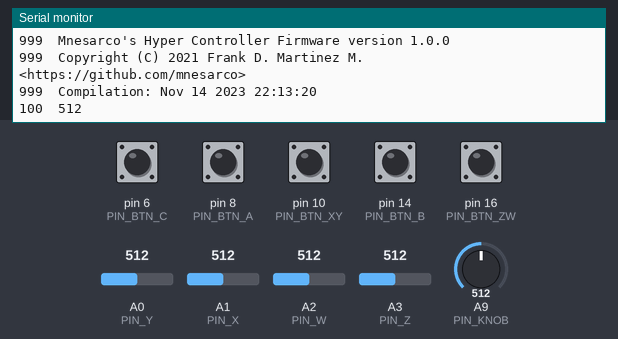
Bench run of a sketch on a simulated Arduino Mega 2560, built with avr-gcc and run on an emulated ATmega2560. Parts: the last lines printed to the serial monitor. The test bench sets the inputs (shaded band); at power-on: pin 6 (PIN_BTN_C), pin 8 (PIN_BTN_A), pin 10 (PIN_BTN_XY), pin 14 (PIN_BTN_B), pin 16 (PIN_BTN_ZW) HIGH, A0 (PIN_Y) = 512, A1 (PIN_X) = 512, A2 (PIN_W) = 512, A3 (PIN_Z) = 512, A9 (PIN_KNOB) = 512.

Above: at 2.2 s.
2.3 s: A0 (PIN_Y) set to 716
At 2.9 s:
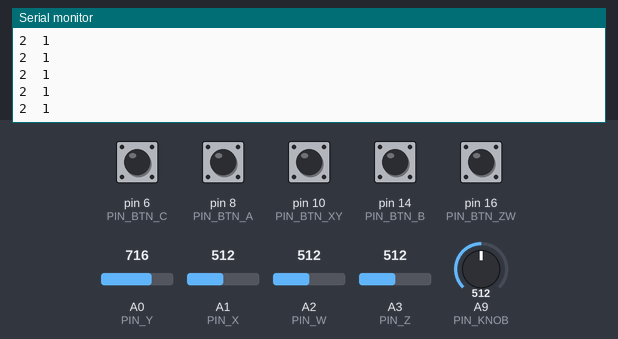
3.8 s: A1 (PIN_X) set to 716
At 4.9 s:
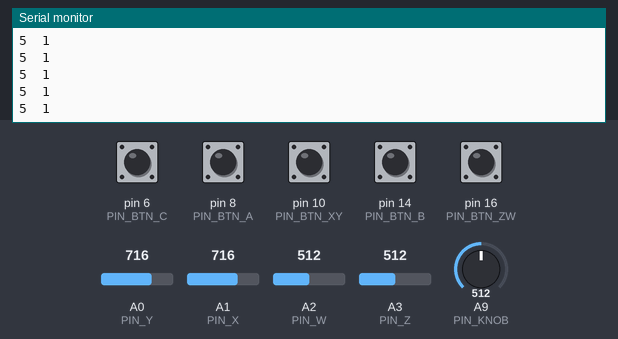
5.3 s: A2 (PIN_W) set to 716
At 6.1 s:
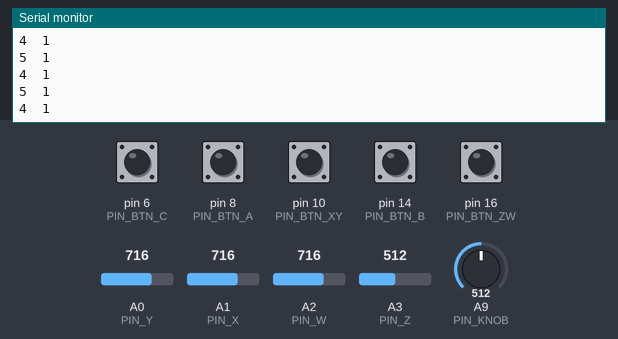
6.8 s: A3 (PIN_Z) set to 716
At 7.7 s:
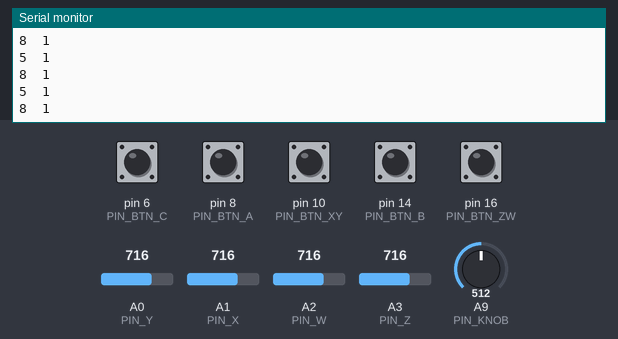
8.3 s: A9 (PIN_KNOB) set to 716
9.8 s: pin 6 (PIN_BTN_C) pulled LOW for 0.15 s
Timing chart, 0 to 12.4 s (numbered marks = the images above; inputs shaded):
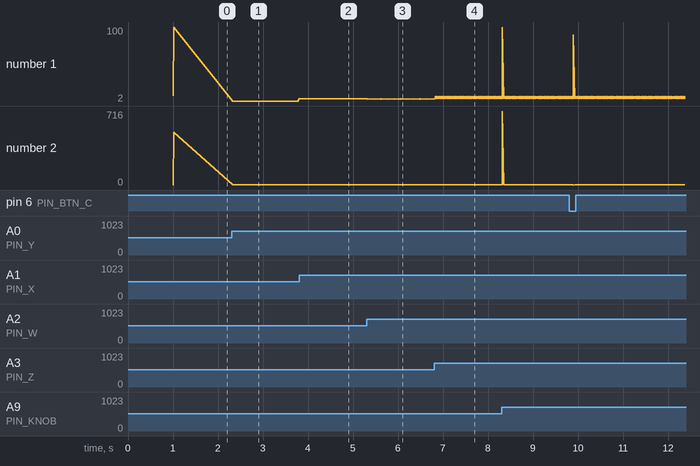

The sketch:

HyperController.ino
```cpp
// (licence header left out)
#include "config.hpp"
#include "button.hpp"
#include "serial.hpp"
#include "joystick.hpp"
#include "knob.hpp"
#include "command.hpp"

// +--------------------------------------------------------------------------+
// | Global state                                                             |
// +--------------------------------------------------------------------------+

// Buttons
Button<PIN_BTN_XY, EVENT_BUTTON_XY_CLICK, EVENT_BUTTON_XY_LONG_PRESS> button_xy;
Button<PIN_BTN_ZW, EVENT_BUTTON_ZW_CLICK, EVENT_BUTTON_ZW_LONG_PRESS> button_zw;
Button<PIN_BTN_A,  EVENT_BUTTON_A_CLICK,  EVENT_BUTTON_A_LONG_PRESS>  button_a;
Button<PIN_BTN_B,  EVENT_BUTTON_B_CLICK,  EVENT_BUTTON_B_LONG_PRESS>  button_b;
Button<PIN_BTN_C,  EVENT_BUTTON_C_CLICK,  EVENT_BUTTON_C_LONG_PRESS>  button_c;

// Joysticks
Joystick<PIN_X, PIN_Y, EVENT_X, EVENT_Y, EVENT_RX, EVENT_RY, EVENT_XY0, JOYSTICK_THRESHOLD, SENSITIVITY> jxy;
Joystick<PIN_W, PIN_Z, EVENT_W, EVENT_Z, EVENT_RW, EVENT_RZ, EVENT_ZW0, JOYSTICK_THRESHOLD, SENSITIVITY> jzw;

// Knobs
Knob<PIN_KNOB, EVENT_KNOB, KNOB_THRESHOLD> knob;

// setup completion
bool ready = false;


// +--------------------------------------------------------------------------+
// | Commands                                                                 |
// |   functions that respond to command codes received by usb                |
// +--------------------------------------------------------------------------+

void cmd_print_info()
{
  send(EVENT_COMMENT, F(FIRMWARE_NAME " version " FIRMWARE_VERSION));
  send(EVENT_COMMENT, F(FIRMWARE_COPYRIGHT));
  send(EVENT_COMMENT, F("Compilation: " __DATE__ " " __TIME__));
};

void cmd_recalibrate()
{
  knob.calibrate();
  jxy.calibrate();
  jzw.calibrate();
  send(EVENT_COMMENT, F("Recalibration completed"));
};


// +==========================================================================+
// || Arduino::Setup                                                         ||
// +==========================================================================+

void setup()
{

  // Serial port
  serial_init();

  // Controls
  jxy.init();
  jzw.init();
  knob.init();
  button_xy.init();
  button_zw.init();
  button_a.init();
  button_b.init();
  button_c.init();

  cmd_print_info();
  ready = true;

}


// +==========================================================================+
// || Arduino::Loop                                                          ||
// +==========================================================================+

void loop()
{

  // wait for setup completion
  if (!ready) {
    return;
  }

  // Currrent time
  unsigned long time = millis();

  // Process serial inputs
  process_commands {
    command(CMD_FIRMWARE_INFO, cmd_print_info);
    command(CMD_CALIBRATE, cmd_recalibrate);
  }

  // Process serial outputs
  jxy.process();
  jzw.process();
  knob.process();
  button_xy.process(time);
  button_zw.process(time);
  button_a.process(time);
  button_b.process(time);
  button_c.process(time);

  // Show version info if requested by hardware
  if (button_xy.long_pressed && button_zw.long_pressed)
  {
    cmd_print_info();
  }

  // Slowdown
  delay(SLOWDOWN);

}
```

button.hpp
```cpp
// (licence header left out)
#ifndef MNESARCO_3DM_BUTTON_H
#define MNESARCO_3DM_BUTTON_H

#include "serial.hpp"

// +--------------------------------------------------------------------------+
// | Push button abstraction                                                  |
// +--------------------------------------------------------------------------+

template<int _PIN, int _EVENT_CLICK, int _EVENT_LONG_PRESS>
class Button
{
  private:
    unsigned long press_time = 0;
    unsigned int click_time = 0;
    inline bool read() {
      return !digitalRead(_PIN);
    }

  public:
    bool pressed = false;
    bool long_pressed = false;
    bool click = false;


  bool read(unsigned long time)
  {
    bool value = read();
    if (value && !pressed)
    {
      press_time = time;
      click_time = time;
      pressed = true;
    }
    else if (!value && pressed)
    {
      pressed = false;
      click = false;
      long_pressed = false;
    }
    if (pressed)
    {
      if (time - press_time > BUTTON_LONG_PRESS_TIME)
      {
        long_pressed = true;
        press_time = time;
      }
      else {
        long_pressed = false;
      }
      if (time - click_time > BUTTON_CLICK_TIME)
      {
        click = true;
        click_time = time;
      }
      else {
        click = false;
      }
    }
    else {
      long_pressed = false;
      click = false;
    }
    return pressed;
  }

  void init()
  {
    pinMode(_PIN, INPUT_PULLUP);
  }

  void process(unsigned int time)
  {
    read(time);
    if (click)
    {
      send(_EVENT_CLICK, 0);
    }
    if (long_pressed)
    {
      send(_EVENT_LONG_PRESS, 0);
    }
  }

};

#endif
```

command.hpp
```cpp
// (licence header left out)
#ifndef MNESARCO_COMMAND_H
#define MNESARCO_COMMAND_H

/**
* Syntactic sugar for command management
* <pre>
* process_commands {
*     command(CMD_ID_X, cmd_funtion_a);
*     command(CMD_ID_Y, cmd_funtion_b);
*     command(CMD_ID_Z, cmd_funtion_c);
* }
* </pre>
*/
#define process_commands int _cmdid_1q2w3e4r = read_command_id(); if (_cmdid_1q2w3e4r)
#define command(CMD_ID, CMD) if (CMD_ID == _cmdid_1q2w3e4r) CMD()

#endif
```

joystick.hpp
```cpp
// (licence header left out)
#ifndef MNESARCO_JOYSTICK_H
#define MNESARCO_JOYSTICK_H

#include "serial.hpp"

template<int _PIN_X, int _PIN_Y, int _EVENT_X, int _EVENT_Y, int _EVENT_RX, int _EVENT_RY, int _EVENT_XY0, int _THRESSHOLD, int _SENSITIVITY>
struct Joystick
{
    int offset = 0;
    int X0 = 0;
    int Y0 = 0;
    bool moved = false;

    inline void init()
    {
        pinMode(_PIN_X, INPUT);
        pinMode(_PIN_Y, INPUT);
        calibrate();
    }

    void calibrate()
    {
        X0 = analogRead(_PIN_X);
        Y0 = analogRead(_PIN_Y);
        send(_EVENT_XY0, 0);
    }

    inline int filter(int value)
    {
        if (value > _THRESSHOLD)
        {
            return value - _THRESSHOLD;
        }
        else if (value < -_THRESSHOLD)
        {
            return value + _THRESSHOLD;
        }
        return 0;
    }

    inline void send(int event, int value)
    {
        ::send(event, value / _SENSITIVITY);
    }

    inline void process()
    {
        int x = filter(analogRead(_PIN_X) - X0);
        int y = filter(analogRead(_PIN_Y) - Y0);

        // Rotations

        if (x > 0 && y > 0)
        {
            send(_EVENT_RX, x);
        }
        else if (x > 0 && y < 0)
        {
            send(_EVENT_RY, x);
        }
        else if (x < 0 && y > 0)
        {
            send(_EVENT_RY, x);
        }
        else if (x < 0 && y < 0)
        {
            send(_EVENT_RX, x);
        }

        // Translations

        else if (x != 0)
        {
            send(_EVENT_X, x);
        }
        else if (y != 0)
        {
            send(_EVENT_Y, y);
        }

        // Neutral

        if (x == 0 && y == 0)
        {
            if (moved)
            {
                send(_EVENT_XY0, 0);
                moved = false;
            }
        }
        else
        {
            moved = true;
        }

    }

};

#endif
```

knob.hpp
```cpp
// (licence header left out)
#ifndef MNESARCO_KNOB_H
#define MNESARCO_KNOB_H

#include "serial.hpp"

template<int _PIN, int _EVENT, int _THRESHOLD>
struct Knob
{
    int value = -1024;
    int offset = 0;

    void init()
    {
        pinMode(_PIN, INPUT);
    }

    void process()
    {
        int read = analogRead(_PIN) - offset;
        int diff = value - read;
        if (diff > _THRESHOLD || diff < - _THRESHOLD)
        {
            value = read;
            send(_EVENT, value);
        }
    }

    void calibrate()
    {
        offset = analogRead(_PIN);
        send(_EVENT, 0);
    }

};


#endif
```

serial.hpp
```cpp
// (licence header left out)
#ifndef MNESARCO_3DM_SERIAL_H
#define MNESARCO_3DM_SERIAL_H

// +--------------------------------------------------------------------------+
// | Serial communitation functions                                           |
// +--------------------------------------------------------------------------+

// usb setup
void serial_init()
{
  Serial.begin(BAUD_RATE);
  while (!Serial) {
    ; // wait for serial port to connect. Needed for native USB
  }
  delay(1000);
}

// Read integer command id from usb
int read_command_id()
{
  if (Serial.available() > 0) {
    return Serial.parseInt();
  }
  return 0;
}

// Send events by usb
// Poor man's "Template argument deduction" not available in arduino.
#define PRINT_CODE Serial.print(event); Serial.print('\t'); Serial.println(value);
void send(int event, int value)                         { PRINT_CODE }
void send(int event, float value)                       { PRINT_CODE }
void send(int event, const __FlashStringHelper* value)  { PRINT_CODE }
void send(int event, const char* value)                 { PRINT_CODE }
#undef PRINT_CODE

#endif
```

config.hpp
```cpp
// (licence header left out)
#ifndef MNESARCO_3DM_CONFIG_H
#define MNESARCO_3DM_CONFIG_H

// +----------------------------------------------------------+
// | Firmware Identification                                  |
// +----------------------------------------------------------+

#define FIRMWARE_NAME       "Mnesarco's Hyper Controller Firmware"
#define FIRMWARE_VERSION    "1.0.0"
#define FIRMWARE_COPYRIGHT  "Copyright (C) 2021 Frank D. Martinez M. <https://github.com/mnesarco>"
#define FIRMWARE_LICENSE    "GPLv3 <https://www.gnu.org/licenses/gpl-3.0.en.html>"


// +----------------------------------------------------------+
// | Hardware Pinouts                                         |
// +----------------------------------------------------------+

#define PIN_X       A1 // |
#define PIN_Y       A0 // | <---- XY Joystick
#define PIN_BTN_XY  10 // |

#define PIN_Z       A3 // |
#define PIN_W       A2 // | <---- ZW Joystick
#define PIN_BTN_ZW  16 // |

#define PIN_KNOB    A9 // | <---- Potentiometer

#define PIN_BTN_A    8 // |
#define PIN_BTN_B   14 // | <---- Push buttons
#define PIN_BTN_C    6 // |


// +----------------------------------------------------------+
// | Calibration parameters                                   |
// +----------------------------------------------------------+

#define BUTTON_LONG_PRESS_TIME  500  // Pressed milliseconds to trigger Long Press event
#define BUTTON_CLICK_TIME        80  // Pressed milliseconds to trigger Click event
#define SENSITIVITY             100  // Higher sensitivity value = slower mouse, should be <= about 500
#define SLOWDOWN                 30  // Main loop slowdown (ms)
#define JOYSTICK_THRESHOLD        5  // To avoid oscillations near to center
#define KNOB_THRESHOLD            5  // To avoid oscillations


// +----------------------------------------------------------+
// | Event codes (sent through usb)                           |
// +----------------------------------------------------------+

#define EVENT_X                       1 // |
#define EVENT_Y                       2 // | <--- Orthogonal Axes events
#define EVENT_Z                       3 // |      (translational axes)
#define EVENT_W                       4 // |

#define EVENT_RX                      5 // |
#define EVENT_RY                      6 // | <--- 45 deg Axes events
#define EVENT_RZ                      7 // |      (rotational axes)
#define EVENT_RW                      8 // |

#define EVENT_XY0                     9 // | <--- Joystick center events
#define EVENT_ZW0                    10 // |

#define EVENT_BUTTON_XY_CLICK        50 // | <--- XY Joystick push button events
#define EVENT_BUTTON_XY_LONG_PRESS   51 // |

#define EVENT_BUTTON_ZW_CLICK        60 // | <--- ZW Joystick push button events
#define EVENT_BUTTON_ZW_LONG_PRESS   61 // |

#define EVENT_BUTTON_A_CLICK         70 // |
#define EVENT_BUTTON_A_LONG_PRESS    71 // |
                                        // |
#define EVENT_BUTTON_B_CLICK         80 // | <--- Push buttons events
#define EVENT_BUTTON_B_LONG_PRESS    81 // |
                                        // |
#define EVENT_BUTTON_C_CLICK         90 // |
#define EVENT_BUTTON_C_LONG_PRESS    91 // |

#define EVENT_KNOB                  100 // | <--- Knob (potentiometer) event

#define EVENT_COMMENT               999 // | <--- Generic text based event


// +----------------------------------------------------------+
// | Commands (received through usb)                          |
// +----------------------------------------------------------+

#define CMD_FIRMWARE_INFO  1  // Print Firmware version
#define CMD_CALIBRATE      2  // Recalibrate Analogs (all analogs should be physically in zero position)


// +----------------------------------------------------------+
// | USB Communication                                        |
// +----------------------------------------------------------+

#define BAUD_RATE  115200  // Serial port speed

#endif
```

Measured:
- after the input at 2.3 s, the serial monitor: prints a new line at once (image 1)
- after the input at 3.8 s, the serial monitor: prints a new line at once (image 2)
- after the input at 5.3 s, the serial monitor: prints a new line at once (image 3)
- after the input at 6.8 s, the serial monitor: prints a new line at once (image 4)
- plotted number 1: 100 → 2 after the input at 2.3 s, 2 → 5 after the input at 3.8 s, 5 → 4 after the input at 5.3 s, 4 → 8 after the input at 6.8 s
